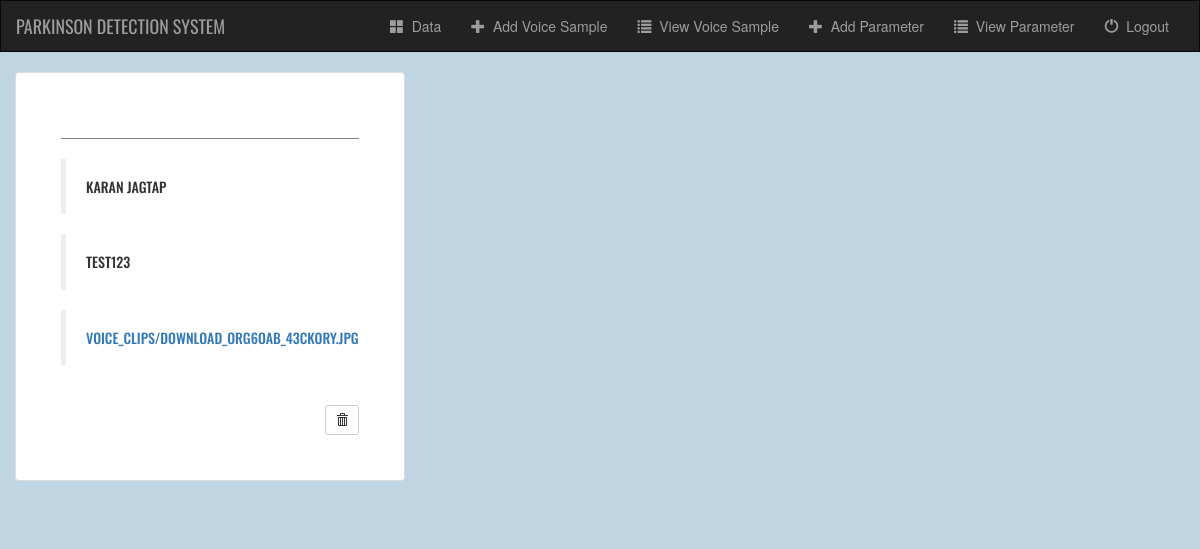
Page /data/symptom-detail/25/ on the committed database.
### data/models.py (models this page shows, shortened)
class SymptomModel(models.Model):
    symptom_name = models.CharField(max_length=100)
    symptom_description = models.TextField()
    patient = models.ForeignKey(PatientProfileModel, on_delete=models.CASCADE, null=True, blank=True)
    voice_clip = models.FileField(upload_to='voice_clips/', null=True, blank=True)

### account/models.py (models this page shows)
class PatientProfileModel(models.Model):
    name = models.CharField(max_length=100, error_messages={'required': 'Please Enter your name'}, default='')
    age = models.IntegerField(blank=True, default=0)
    gender = models.CharField(max_length=10, default='Male')
    smoker = models.CharField(max_length=10, default='No')
    height = models.CharField(max_length=20, default='0', help_text='5 ft. 6 in.')
    weight = models.IntegerField(error_messages={'required': 'Please Enter a numeric value'}, default=0, help_text='kg.')
    blood_pressure = models.IntegerField(error_messages={'required': 'Please Enter a numeric value'}, default=0)
    state = models.CharField(max_length=20, default='')
    city = models.CharField(max_length=20, default='')
    def __str__(self):
        return self.name

### data/views.py (the view)
# urls.py: path('symptom-detail/<int:symptom_id>/', views.symptom_detail, name="symptom-details"),
def symptom_detail(request, symptom_id):
    symptom_data = get_object_or_404(SymptomModel, pk=symptom_id)
    return render(request, 'data/symptom_detail.html', {'symptom_detail': symptom_data})

### data/templates/data/symptom_detail.html (shortened to what this page needs)
{% extends 'data/base.html' %}
{% block body %}
<div class="container">
  <div class="row justify-content-md-center">
    <div class="thumbnail col-md-4">
      <hr/>
      <blockquote><h5>{{ symptom_detail.patient|linebreaks }}</h5></blockquote>
      <blockquote><h5>{{ symptom_detail.symptom_description|linebreaks }}</h5></blockquote>
      <blockquote><h5><a href="{{symptom_detail.voice_clip.url}}" download>{{ symptom_detail.voice_clip|linebreaks }}</a></h5></blockquote>
      <br>
      <div align="end">
        <form action="{% url 'data:symptom-delete' symptom_detail.id %}" method="post" style="display: inline;">
          <button type="submit" class="btn btn-default btn-sm">
            <span class="glyphicon glyphicon-trash"></span>
          </button>
        </form>
      </div>
    </div>
  </div>
  <br>
</div>
{% endblock %}

### data/static/data/style.css (style rules this page uses)
body { background-size: cover; background-repeat: no-repeat; background-color: #BFD5E2; }
.thumbnail { z-index: 10; padding: 4.5rem; font-family: 'Oswald', sans-serif; text-transform: uppercase; }
a:link { text-decoration: none; }
hr { border-top: 1px solid gray; }

### rows in the picture
SymptomModel: patient "KARAN JAGTAP", symptom_description "TEST123", voice_clip "VOICE_CLIPS/DOWNLOAD_ORG6OAB_43CKORY.JPG"
